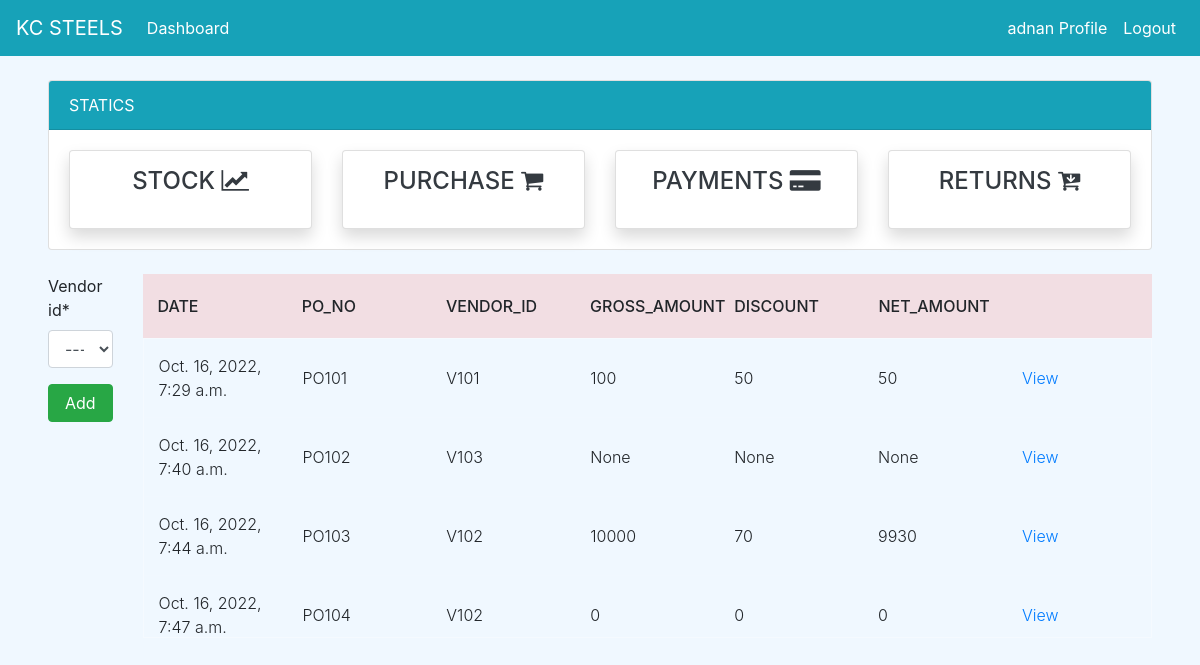
Before: /purchase/ (signed in) with the older database file.
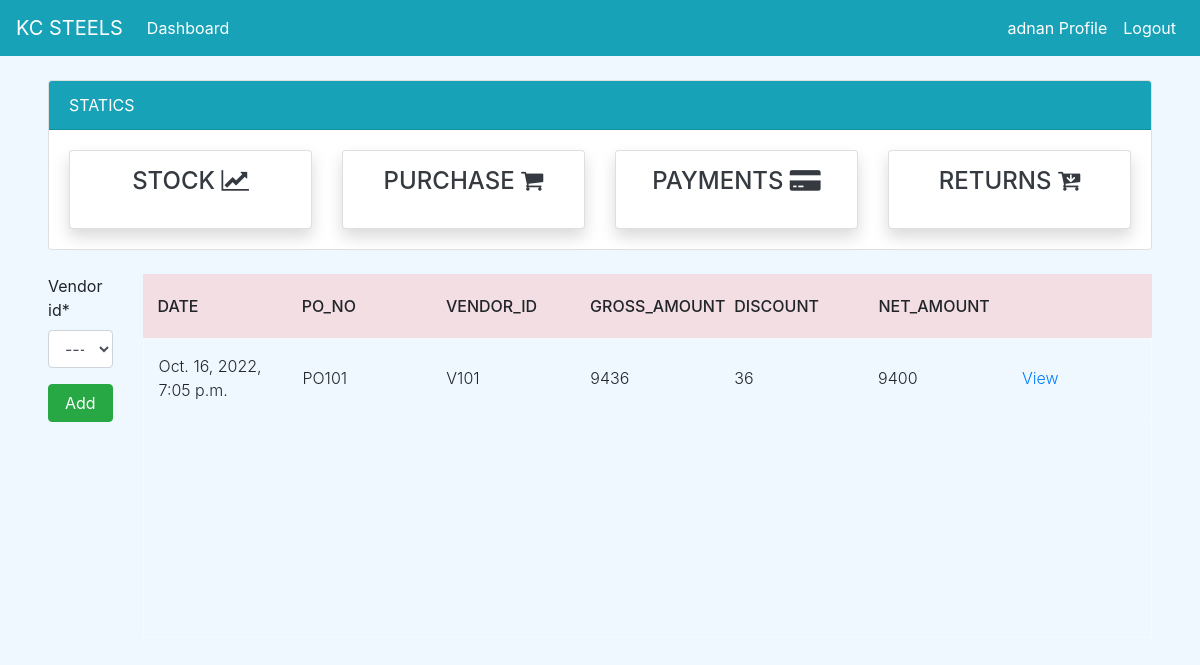
After: the same page with the newer database file.
### dashboard/models.py (models this page shows, shortened)
class Vendor(models.Model):
    vendor_no = models.IntegerField(null=True)
    vendor_id = models.CharField(max_length=100, null=True, unique=True)
    vendor_name = models.CharField(max_length=100, null=True)
    vendor_address = models.CharField(max_length=200, null=True)
    vendor_mobile = models.CharField(max_length=15,null=True)
    def __str__(self):
            return self.vendor_id

class PurchaseOrder(models.Model):
    date = models.DateTimeField(auto_now_add=True)
    po_no = models.IntegerField(null=True)
    po_number = models.CharField(max_length=100, null=True, unique=True)
    vendor_id = models.ForeignKey(Vendor, on_delete=models.CASCADE,null=True)
    gross_amount = models.PositiveIntegerField(null=True)
    discount = models.PositiveIntegerField(null=True)
    net_amount = models.PositiveIntegerField(null=True)

### dashboard/views.py (the view)
# urls.py: path('purchase/',views.purchase,name='purchase'),
@login_required
def purchase(request):
    vendors = Vendor.objects.all()
    purchase_orders = PurchaseOrder.objects.all()
    po_n = 101 if PurchaseOrder.objects.count() == 0 else PurchaseOrder.objects.aggregate(max=Max('po_no'))["max"] + 1
    if request.method == 'POST':
        form = PurchaseOrderForm(request.POST)
        ven = request.POST.get('vendor_id')
        ven1 = vendors.get(id=ven)
        if form.is_valid():
            PurchaseOrder(po_no=po_n,po_number=(f'{"PO"}{po_n}'),vendor_id=ven1).save()
            po = (f'{"PO"}{po_n}')
            ven2 = purchase_orders.values('po_number').filter(po_number=po)[0]['po_number']
            return redirect("purchase_add" ,ven2)
    else:
        form = PurchaseOrderForm
    context = {
        'purchase_orders' : purchase_orders,
        'form' : form,
    }
    return render(request, 'purchase/purchase_orders.html',context)

### templates/purchase/purchase_orders.html (shortened to what this page needs)
{% extends 'partial/base.html' %}
{% load crispy_forms_tags %}
{% block content %}
{% if user.is_authenticated and user.is_superuser %}
{% else %}
{% include 'partial/topnav_staff.html'%}
<div class="mx-5">
    <div class="row my-4">
        <div class="col-md-1">
            <form method = "POST">
                {{form|crispy}}
                <input class="btn btn-success btn-block" data-backdrop="static" type="submit" value="Add">
            </form>
        </div>
        <div class="col-md-11">
            <div class="tbl-header">
                <table cellpadding="0" cellspacing="0" border="0">
                  <thead>
                    <tr>
                      <th scope="col">Date</th>
                      <th scope="col">PO_NO</th>
                      <th scope="col">Vendor_id</th>
                      <th scope="col">Gross_amount</th>
                      <th scope="col">Discount</th>
                      <th scope="col">Net_Amount</th>
                      <th scope="col"></th>
                    </tr>
                  </thead>
                </table>
              </div>
              <div class="tbl-content">
                <table cellpadding="0" cellspacing="0" border="0">
                  <tbody>
                    {% for purchase_order in purchase_orders %}
                      <tr>
                        <td>{{ purchase_order.date }}</td>
                        <td>{{ purchase_order.po_number }}</td>
                        <td>{{ purchase_order.vendor_id }}</td>
                        <td>{{ purchase_order.gross_amount }}</td>
                        <td>{{ purchase_order.discount }}</td>
                        <td>{{ purchase_order.net_amount }}</td>
                        <td><a href="{% url 'purchase_view' purchase_order.id %}">View</a></td>
                      </tr>
                    {% endfor %}
                  </tbody>
                </table>
              </div>
        </div>
    </div>
</div
{% endif %}
{% endblock %}

### templates/partial/base.html (shortened to what this page needs)
{% load static %}
<!doctype html>
<html lang="en">
  <head>
    <link href="https://maxcdn.bootstrapcdn.com/font-awesome/4.6.0/css/font-awesome.min.css" rel="stylesheet">
    <link rel="stylesheet" href="{% static 'bootstrap.min.css' %}">
	  <link rel="stylesheet" href="{% static 'style.css' %}" />
    <link rel="stylesheet" href="{% static 'tblstyle.css' %}" />
  </head>
  <body>
    {% include 'partial/nav.html' %}
    {% block content %}
    {% endblock %}
  </body>
</html>

### templates/partial/nav.html (shortened to what this page needs)
<div class="mx-6">
	<nav class="navbar navbar-expand-lg navbar-info bg-info">
        {% if user.is_authenticated %}
            <a class="navbar-brand text-white"  href="#">KC STEELS</a>
            <div class="collapse navbar-collapse" id="navbarSupportedContent">
            <ul class="navbar-nav mr-auto">
                <li class="nav-item active">
                <a class="nav-link text-white" href="{% url 'dashboard-index' %}">Dashboard <span class="sr-only">(current)</span></a>
				</li>
            </ul>
			<ul class="navbar-nav ml-auto">
                <li class="nav-item active">
                <a class="nav-link text-white" data-toggle="modal" data-target="#viewP-{{ user.id}}"> {{ user.username }} Profile <span class="sr-only">(current)</span></a>
                </li>
                <li class="nav-item">
                <a class="nav-link text-white" href="{% url 'user-logout' %}">Logout</a>
                </li>
            </ul>
        {% endif %}
      </nav>
</div>

### templates/partial/topnav_staff.html (shortened to what this page needs)
{% if user.is_authenticated %}
	<div class="mx-5">
        <div class="row mt-4">
            <div class="col-md-12">
				<div class="card">
					<div class="card-header bg-info text-white">
						STATICS
					</div>
					<div class="card-body">
						<div class="row">
							<div class="col-md-3">
								<a class="text-decoration-none text-dark" href="{% url 'stock' %}">
									<div class="card my-card shadow text-center p-3">
										<h4>STOCK <i class="fa fa-line-chart"></i></h4>
									</div>
								</a>
							</div>
							<div class="col-md-3">
								<a class="text-decoration-none text-dark" href="{% url 'purchase' %}">
									<div class="card my-card shadow text-center p-3">
										<h4>PURCHASE <i class="fa fa-shopping-cart"></i></h4>
									</div>
								</a>
							</div>
							<div class="col-md-3">
								<a class="text-decoration-none text-dark" href="#">
									<div class="card my-card shadow text-center p-3">
										<h4>PAYMENTS <i class="fa fa-credit-card-alt"></i></h4>
									</div>
								</a>
							</div>
							<div class="col-md-3">
								<a class="text-decoration-none text-dark" href="#">
									<div class="card my-card shadow text-center p-3">
										<h4>RETURNS <i class="fa fa-cart-arrow-down"></i></h4>
									</div>
								</a>
							</div>
						</div>
					</div>
				</div>
			</div>
		</div>
        </div>
{% else %}
<h1>hwllo</h1>
{% endif %}

### static/style.css (style rules this page uses)
body { background-color: aliceblue; }

### static/tblstyle.css (style rules this page uses)
table { width:100%; table-layout: fixed; }
.tbl-header { background-color: rgba(243, 162, 162, 0.3); }
.tbl-content { height:300px; overflow-x:auto; margin-top: 0px; border: 1px solid rgba(255,255,255,0.3); }
th { padding: 20px 15px; text-align: left; font-weight: 500; text-transform: uppercase; }
td { padding: 15px; text-align: left; vertical-align:middle; font-weight: 300; border-bottom: solid 1px rgba(255,255,255,0.1); }

Changed rows visible on the page:
removed PurchaseOrder: date "Oct. 16, 2022, 7:29 a.m.", po_number "PO101", vendor_id "V101", gross_amount "100", discount "50", net_amount "50"
removed PurchaseOrder: date "Oct. 16, 2022, 7:40 a.m.", po_number "PO102", vendor_id "V103", gross_amount "None", discount "None", net_amount "None"
removed PurchaseOrder: date "Oct. 16, 2022, 7:44 a.m.", po_number "PO103", vendor_id "V102", gross_amount "10000", discount "70", net_amount "9930"
removed PurchaseOrder: date "Oct. 16, 2022, 7:47 a.m.", po_number "PO104", vendor_id "V102", gross_amount "0", discount "0", net_amount "0"
added PurchaseOrder: date "Oct. 16, 2022, 7:05 p.m.", po_number "PO101", vendor_id "V101", gross_amount "9436", discount "36", net_amount "9400"
